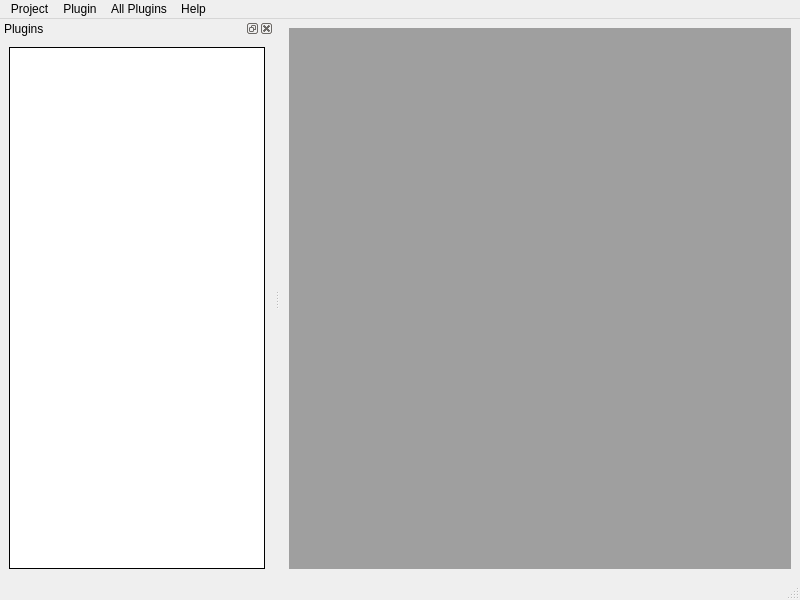
<?xml version="1.0" encoding="UTF-8"?>
<ui version="4.0">
 <class>MainWindow</class>
 <widget class="QMainWindow" name="MainWindow">
  <property name="geometry">
   <rect>
    <x>0</x>
    <y>0</y>
    <width>800</width>
    <height>600</height>
   </rect>
  </property>
  <property name="windowTitle">
   <string>DLT Sim</string>
  </property>
  <widget class="QWidget" name="centralwidget">
   <layout class="QHBoxLayout" name="horizontalLayout">
    <item>
     <widget class="QMdiArea" name="mdiArea">
      <property name="verticalScrollBarPolicy">
       <enum>Qt::ScrollBarAsNeeded</enum>
      </property>
      <property name="horizontalScrollBarPolicy">
       <enum>Qt::ScrollBarAsNeeded</enum>
      </property>
      <property name="sizeAdjustPolicy">
       <enum>QAbstractScrollArea::AdjustToContents</enum>
      </property>
      <property name="viewMode">
       <enum>QMdiArea::SubWindowView</enum>
      </property>
      <property name="documentMode">
       <bool>true</bool>
      </property>
      <property name="tabsMovable">
       <bool>true</bool>
      </property>
     </widget>
    </item>
   </layout>
  </widget>
  <widget class="QMenuBar" name="menubar">
   <property name="geometry">
    <rect>
     <x>0</x>
     <y>0</y>
     <width>800</width>
     <height>22</height>
    </rect>
   </property>
   <widget class="QMenu" name="menuProject">
    <property name="title">
     <string>Project</string>
    </property>
    <addaction name="actionNew"/>
    <addaction name="actionOpen"/>
    <addaction name="actionSave"/>
    <addaction name="separator"/>
    <addaction name="actionSettings"/>
    <addaction name="separator"/>
    <addaction name="actionExit"/>
   </widget>
   <widget class="QMenu" name="menuPlugin">
    <property name="title">
     <string>Plugin</string>
    </property>
    <addaction name="actionAdd"/>
    <addaction name="actionDelete"/>
    <addaction name="separator"/>
    <addaction name="actionConfigure"/>
    <addaction name="separator"/>
    <addaction name="actionShow"/>
    <addaction name="actionHide"/>
    <addaction name="separator"/>
    <addaction name="actionStart"/>
    <addaction name="actionStop"/>
   </widget>
   <widget class="QMenu" name="menuRun">
    <property name="title">
     <string>All Plugins</string>
    </property>
    <addaction name="actionShowAll"/>
    <addaction name="actionHideAll"/>
    <addaction name="separator"/>
    <addaction name="actionStartAll"/>
    <addaction name="actionStopAll"/>
   </widget>
   <widget class="QMenu" name="menuHelp">
    <property name="title">
     <string>Help</string>
    </property>
    <addaction name="actionInfo"/>
   </widget>
   <addaction name="menuProject"/>
   <addaction name="menuPlugin"/>
   <addaction name="menuRun"/>
   <addaction name="menuHelp"/>
  </widget>
  <widget class="QStatusBar" name="statusbar"/>
  <widget class="QDockWidget" name="dockWidget">
   <property name="windowTitle">
    <string>Plugins</string>
   </property>
   <attribute name="dockWidgetArea">
    <number>1</number>
   </attribute>
   <widget class="QWidget" name="dockWidgetContents">
    <layout class="QVBoxLayout" name="verticalLayout">
     <item>
      <widget class="QTableView" name="tableViewPlugins">
       <property name="frameShape">
        <enum>QFrame::Box</enum>
       </property>
       <property name="frameShadow">
        <enum>QFrame::Plain</enum>
       </property>
       <property name="sizeAdjustPolicy">
        <enum>QAbstractScrollArea::AdjustIgnored</enum>
       </property>
       <property name="gridStyle">
        <enum>Qt::SolidLine</enum>
       </property>
       <attribute name="horizontalHeaderVisible">
        <bool>true</bool>
       </attribute>
       <attribute name="horizontalHeaderStretchLastSection">
        <bool>true</bool>
       </attribute>
       <attribute name="verticalHeaderVisible">
        <bool>false</bool>
       </attribute>
       <attribute name="verticalHeaderStretchLastSection">
        <bool>false</bool>
       </attribute>
      </widget>
     </item>
    </layout>
   </widget>
  </widget>
  <action name="actionNew">
   <property name="text">
    <string>New</string>
   </property>
  </action>
  <action name="actionOpen">
   <property name="text">
    <string>Open</string>
   </property>
  </action>
  <action name="actionSave">
   <property name="text">
    <string>Save</string>
   </property>
  </action>
  <action name="actionSettings">
   <property name="text">
    <string>Settings</string>
   </property>
  </action>
  <action name="actionExit">
   <property name="text">
    <string>Exit</string>
   </property>
  </action>
  <action name="actionAdd">
   <property name="text">
    <string>Add</string>
   </property>
  </action>
  <action name="actionDelete">
   <property name="text">
    <string>Delete</string>
   </property>
  </action>
  <action name="actionConfigure">
   <property name="text">
    <string>Configure</string>
   </property>
  </action>
  <action name="actionStartAll">
   <property name="text">
    <string>Start All</string>
   </property>
  </action>
  <action name="actionStopAll">
   <property name="text">
    <string>Stop All</string>
   </property>
  </action>
  <action name="actionInfo">
   <property name="text">
    <string>Info</string>
   </property>
  </action>
  <action name="actionShow">
   <property name="text">
    <string>Show</string>
   </property>
  </action>
  <action name="actionHide">
   <property name="text">
    <string>Hide</string>
   </property>
  </action>
  <action name="actionStart">
   <property name="text">
    <string>Start</string>
   </property>
  </action>
  <action name="actionStop">
   <property name="text">
    <string>Stop</string>
   </property>
  </action>
  <action name="actionShowAll">
   <property name="text">
    <string>Show All</string>
   </property>
  </action>
  <action name="actionHideAll">
   <property name="text">
    <string>Hide All</string>
   </property>
  </action>
 </widget>
 <resources/>
 <connections/>
</ui>
